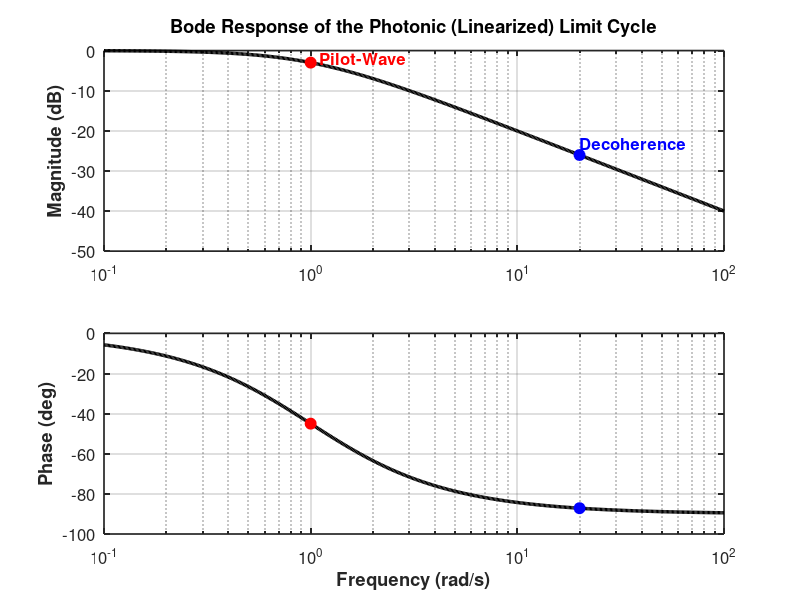

MATLAB code for this plot:
close all;
% Kuantum Silgisi (DCQE) Bode Yanıtı ve Dekoherans Analizi
s = tf('s');
G = 1 / (s + 1); % Sistemin Alçak Geçiren (Low-Pass) Karakteristiği

% Frekans vektörü (0.1 rad/s ile 100 rad/s arası)
w = logspace(-1, 2, 500);
[mag, phase] = bode(G, w);
mag_db = 20*log10(squeeze(mag));
phase_deg = squeeze(phase);

% Akademik figürü oluştur (Arka plan beyaz)
figure('Color', 'w', 'Position', [100, 100, 750, 600]);

% --- ÜST GRAFİK: Genlik (Magnitude) ---
subplot(2,1,1);
semilogx(w, mag_db, 'k', 'LineWidth', 2.5); hold on; grid on;

% Noktaları işaretle
w_wave = 1;   % Gözlemcisiz Dalga (Pilot-Wave)
w_part = 20;  % Gözlemcili Çöküş (Particle/Decoherence)

mag_wave = 20*log10(abs(freqresp(G, w_wave)));
mag_part = 20*log10(abs(freqresp(G, w_part)));

plot(w_wave, mag_wave, 'ro', 'MarkerFaceColor', 'r', 'MarkerSize', 8);
plot(w_part, mag_part, 'bo', 'MarkerFaceColor', 'b', 'MarkerSize', 8);

% Etiketler
text(1.1, mag_wave + 1, 'Pilot-Wave', 'Color', 'r', 'FontSize', 12, 'FontWeight', 'bold');
text(20, mag_part + 3, 'Decoherence', 'Color', 'b', 'FontSize', 12, 'FontWeight', 'bold');

ylabel('Magnitude (dB)', 'FontSize', 13, 'FontWeight', 'bold');
title('Bode Response of the Photonic (Linearized) Limit Cycle', 'FontSize', 15, 'FontWeight', 'bold');
set(gca, 'FontSize', 12, 'LineWidth', 1.2);

% --- ALT GRAFİK: Faz (Phase) ---
subplot(2,1,2);
semilogx(w, phase_deg, 'k', 'LineWidth', 2.5); hold on; grid on;

phase_wave = angle(freqresp(G, w_wave)) * 180/pi;
phase_part = angle(freqresp(G, w_part)) * 180/pi;

plot(w_wave, phase_wave, 'ro', 'MarkerFaceColor', 'r', 'MarkerSize', 8);
plot(w_part, phase_part, 'bo', 'MarkerFaceColor', 'b', 'MarkerSize', 8);

ylabel('Phase (deg)', 'FontSize', 13, 'FontWeight', 'bold');
xlabel('Frequency (rad/s)', 'FontSize', 13, 'FontWeight', 'bold');
set(gca, 'FontSize', 12, 'LineWidth', 1.2);
